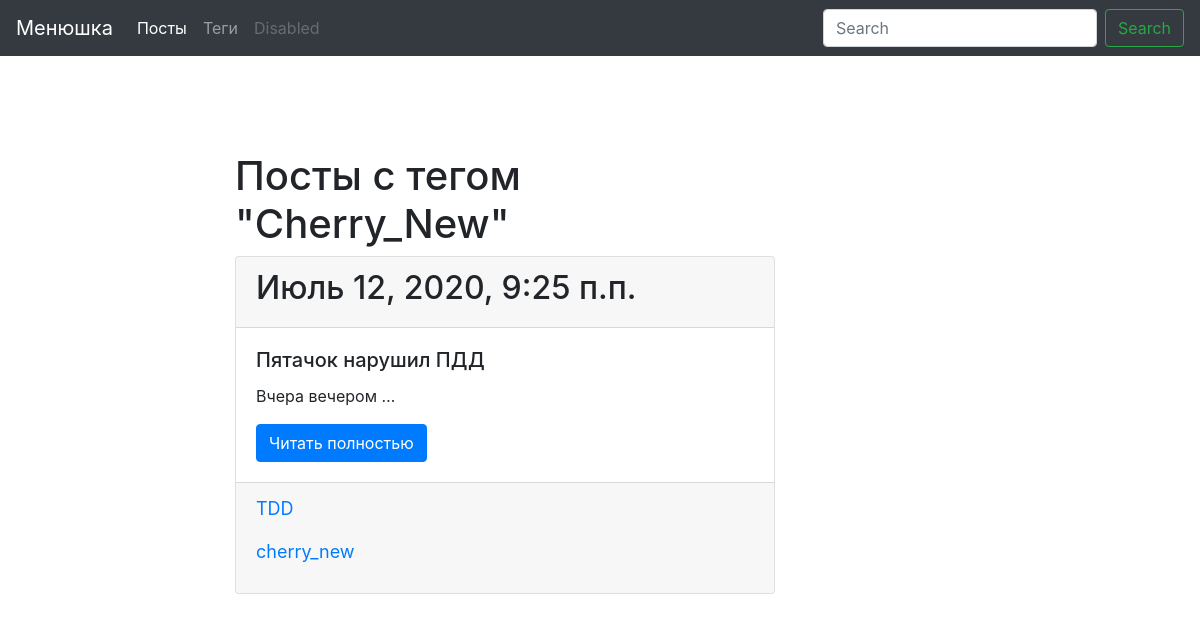
The app's page /tag/cherry-new-07-07-20/ with its own data.
### pt/models.py (models this page shows, shortened)
class Tag(models.Model):
	title = models.CharField(max_length=50)
	slug = models.SlugField(max_length=50, unique=True)
	def get_absolute_url(self):
		return reverse('tag_detail_url', kwargs={'slug': self.slug})
	class Meta:
		ordering = ['title']

class Post(models.Model):
	title = models.CharField(max_length=150, db_index=True)
	slug = models.SlugField(max_length=150, blank=True, unique=True)
	body = models.TextField(blank=True, db_index=True)
	tags = models.ManyToManyField('Tag', blank=True, related_name='posts')
	date_pub = models.DateTimeField(auto_now_add = True)
	def get_absolute_url(self):
		return reverse('post_detail_url', kwargs={'slug': self.slug})
	class Meta:
		ordering = ['-date_pub']

### pt/views.py (the view)
# urls.py: path('tag/<str:slug>/', TagDetail.as_view(), name='tag_detail_url'),
class TagDetail(ObjectDetailMixin, View):
	model = Tag
	template = 'pt/tag_detail.html'

### pt/utils.py (called while the page is built)
	def get(self, request, slug):
		obj = get_object_or_404(self.model, slug__iexact=slug)
		return render(request, self.template, {self.model.__name__.lower(): obj, 'admin_obj': obj})

### pt/templates/pt/tag_detail.html (shortened to what this page needs)
{% extends 'pt/base_blog.html' %}
{% block content %}
    <h1 class="mt-5">
        Посты с тегом "{{ tag.title|title }}"
    </h1>
    {% for post in tag.posts.all %}
		{% include 'pt/includes/post_card.html' %}
	{% endfor %}
{% endblock %}

### pt/templates/pt/includes/post_card.html
<div class="card mb-4">
	<div class="card-header">
		<h2> {{ post.date_pub }} </h2>
	</div>
	<div class="card-body">
		<h5 class="card-title"> {{ post.title }} </h5>
		<p class="card-text"> {{ post.body|truncatewords:2 }} </p>
		<a href="{{ post.get_absolute_url }}" class="btn btn-primary">Читать полностью</a>
	</div>
	<div class="card-footer text-muted">
		{% for tag in post.tags.all %}
			<a href="{{ tag.get_absolute_url }}" style="font-size: 18px"> <p>{{ tag.title }} </p> </a>
		{% endfor %}
	</div>
</div>

### records on screen
Tag: title "Cherry_New", title "cherry_new"
Post: date_pub "Июль 12, 2020, 9:25 п.п.", title "Пятачок нарушил ПДД", body "Вчера вечером …"
Tag: title "TDD"
